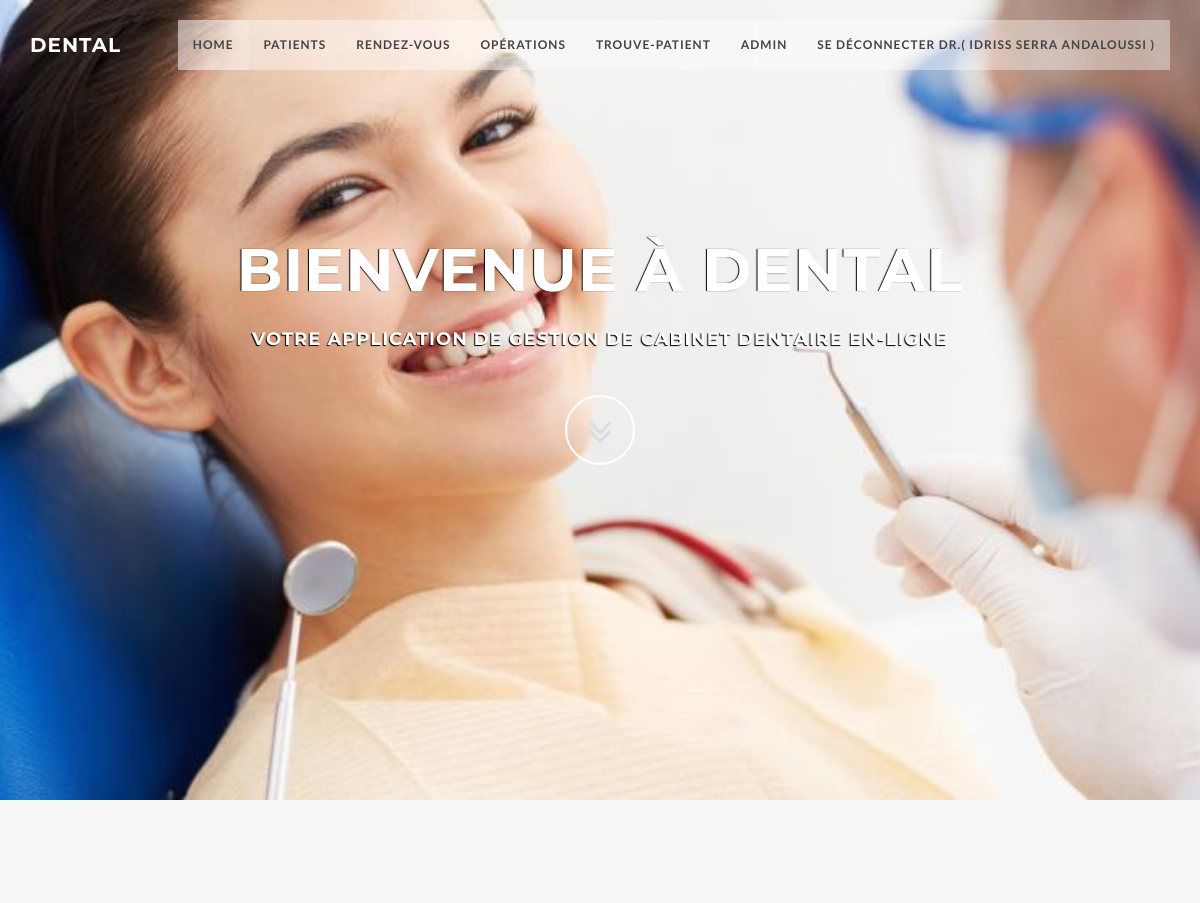
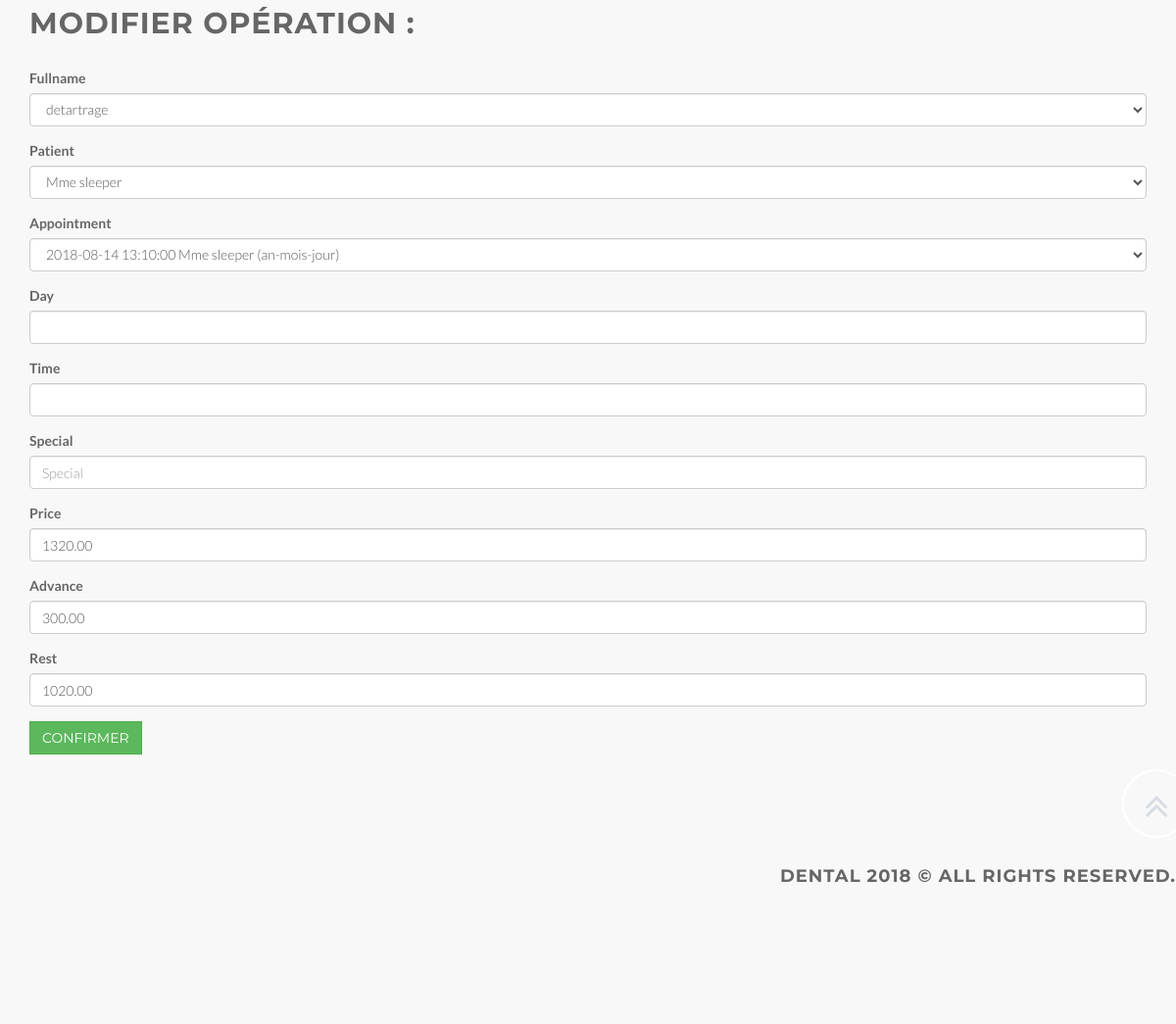
The app's page /accounts/op/update/1/ (signed in) with its own data (2 pictures, top to bottom).
### accounts/models.py (models this page shows, shortened)
class Patient(models.Model):
    CIVILITY_CHOICES = (
        ('Mr', 'Mr.'),
        ('Mme', 'Mme.'),
    )
    fullname = models.CharField(max_length=200,unique=True, )
    created_by = models.ForeignKey(User,related_name='patients',on_delete=models.CASCADE)
    created_at = models.DateTimeField(auto_now_add=True,null=True, blank=True,)
    cin = models.CharField(max_length=200,unique=True, )
    civility = models.CharField(choices = CIVILITY_CHOICES,max_length=10,null=True, blank=True, )
    phone =  models.CharField(max_length=20,default="06",unique=True, )
    assurance = models.CharField(max_length=200,default="Aucune")
    profession = models.CharField(max_length=200,default="Aucune")
    special = models.CharField(max_length=2000,default="Aucune")
    profile_picture=models.ImageField(upload_to='pics/%Y/%m/%d/', blank=True, null=True)
    def __str__(self):
        return str(self.civility)+" "+(self.fullname)
        class Meta:
            ordering = ['-fullname']

class Appointment(models.Model):
    created_by = models.ForeignKey(User,related_name='appointments',on_delete=models.CASCADE)
    patient = models.ForeignKey(Patient,related_name='appointments',on_delete=models.CASCADE)
    day = models.DateField(blank=True, null=True)
    time = models.TimeField(blank=True, null=True)
    special = models.CharField(max_length=2000,default="06")
    position = models.IntegerField(null=True, blank=True,)
    def __str__(self):
        return str(self.day) +" "+ str(self.time) +" "+ str(self.patient) +" (an-mois-jour)"

class Operation(models.Model):
    OP_NAME_CHOICES = (
        ('detartrage', 'detartrage'),
        ('extraction', 'extraction'),
    )
    DENT_CHOICES = (
        ('11', '11'),
        ('12', '12'),
        ('13', '13'),
        ('14', '14'),
        ('15', '15'),
        ('16', '16'),
        ('17', '17'),
        ('18', '18'),
        ('21', '21'),
        ('22', '22'),
        ('23', '23'),
        ('24', '24'),
        ('25', '25'),
        ('26', '26'),
        ('27', '27'),
        ('28', '28'),
        ('31', '31'),
        ('32', '32'),
        ('33', '33'),
        ('34', '34'),
        ('35', '35'),
        ('36', '36'),
        ('37', '37'),
        ('38', '38'),
        ('41', '41'),
        ('42', '42'),
        ('43', '43'),
        ('44', '44'),
        ('45', '45'),
        ('46', '46'),
        ('47', '47'),
        ('48', '48'),
        ('1', '1'),
        ('2', '2'),
        ('3', '3'),
        ('4', '4'),
        ('1+2', '1+2'),
        ('3+4', '3+4'),
        ('tout', 'tout'),
    )
    created_by = models.ForeignKey(User,related_name='operations',on_delete=models.CASCADE)
    fullname = models.CharField(choices = OP_NAME_CHOICES,max_length=200,null=True, blank=True, )
    patient = models.ForeignKey(Patient,related_name='operations',on_delete=models.CASCADE)
    appointment = models.ForeignKey(Appointment,related_name='operations',on_delete=models.CASCADE)
    price = models.DecimalField(max_digits=6, decimal_places=2,null=True, blank=True,)
    advance = models.DecimalField(max_digits=6, decimal_places=2,null=True, blank=True,)
    rest = models.DecimalField(max_digits=6, decimal_places=2,null=True, blank=True,)
    day = models.DateTimeField(blank=True, null=True)
    time = models.TimeField(blank=True, null=True)
    special = models.CharField(max_length=2000,null=True, blank=True,default="06")
    dent  = models.CharField(choices = DENT_CHOICES,max_length=10,blank=True, null=True)

### accounts/views.py (the view)
# urls.py: url(r'^op/update/(?P<pk>\d+)/$',views.OperationUpdateView.as_view(),name='updateop'),
class OperationUpdateView(LoginRequiredMixin,UpdateView):
    login_url = '/login/'
    redirect_field_name = 'login'
    fields = ("fullname","patient","appointment","day","time","special","price","advance","rest",)
    model = models.Operation
    success_url = reverse_lazy("accounts:listop")

### accounts/templates/accounts/operation_form.html (shortened to what this page needs)
{% extends "accounts/accounts_base.html" %}
{% load bootstrap3 %}
{% block body_block %}
<h2>
  {% if not form.instance.pk %}
  Créer opération :
  {% else %}
  Modifier opération :
  {% endif %}
</h2>
  <form enctype="multipart/form-data" method="post">
    {% bootstrap_form form %}
    <input type="submit" class='btn btn-success' value="Confirmer">
  </form>
{% endblock %}

### accounts/templates/accounts/accounts_base.html (shortened to what this page needs)
<!DOCTYPE html>
{% load staticfiles %}
{% load bootstrap3 %}
{% bootstrap_css %}
<html>
  <head>
    <link href="{% static 'css/bootstrap.min.css'%}" rel="stylesheet" type="text/css">
    <link href="{% static 'font-awesome/css/font-awesome.min.css'%}" rel="stylesheet" type="text/css">
    <link href="{% static 'css/animate.css'%}" rel="stylesheet" />
    <link href="{% static 'css/style.css'%}" rel="stylesheet">
    <link href="{% static 'color/default.css'%}" rel="stylesheet">
  </head>
  <body id="page-top" data-spy="scroll" data-target=".navbar-custom">
    <nav class="navbar navbar-custom navbar-fixed-top" role="navigation">
      <div class="container">
        <div class="navbar-header page-scroll">
          <a class="navbar-brand" href="/">
            <h1>Dental</h1>
          </a>
        </div>
        <div class="collapse navbar-collapse navbar-right navbar-main-collapse">
          <ul class="nav navbar-nav">
            <li class="active"><a href="#intro">Home</a></li>
            {% if user.is_authenticated %}
            <li><a href="{% url 'accounts:list' %}" >Patients</a></li>
            <li><a href="{% url 'accounts:listapp' %}" >Rendez-vous</a></li>
            <li><a href="{% url 'accounts:listop' %}" >Opérations</a></li>
            <li><a <a href="{% url 'accounts:results' %}" >Trouve-patient</a></li>
            <li><a href="{% url 'admin:index' %}" >Admin</a></li>
            <li><a href="{% url 'accounts:logout' %}" >Se déconnecter<strong> Dr.( {{ user.first_name }} {{ user.last_name }} )</strong></a></li>
            {% else %}
            <li><a href="{% url 'accounts:signup' %}" >S'inscrire</a></li>
            <li><a href="{% url 'accounts:login' %}" >Se connecter</a></li>
            <li><a href="{% url 'admin:index' %}" >Admin</a></li>
            {% endif %}
          </ul>
        </div>
      </div>
    </nav>
    <section id="intro" class="intro">
      <div class="slogan">
        <h2>Bienvenue à <span class="text_color">Dental</span> </h2>
        <h4>Votre application de gestion de cabinet dentaire en-ligne</h4>
      </div>
      <div class="page-scroll">
        <a href="#content" class="btn btn-circle">
  				<i class="fa fa-angle-double-down animated"></i>
  			</a>
      </div>
    </section>
     <section id="content" class="home-section bg-gray">
       <div class="row">
        <div class="container">
          {% block body_block %}
          {% endblock %}
        </div>
        <div class="row" align="right">
          <div class="col-md-12 col-lg-12">
            <div class="wow shake" data-wow-delay="0.4s">
              <div class="page-scroll marginbot-30">
                <a href="#intro" id="totop" class="btn btn-circle">
                <i class="fa fa-angle-double-up animated"></i>
              </a>
              </div>
            </div>
            </div>
          </div>
        </div>
        <div class="foo" align="right" >
          <h4>Dental 2018 &copy; All rights reserved.<h4>
        </div>
  </body>
</html>

### static/css/style.css (style rules this page uses)
body { width: 100%; height: 100%; font-family: 'Lato',sans-serif; font-weight: 300; color: #666; background-color: #fff; }
html { width: 100%; height: 100%; }
h1, h2, h3, h4, h5, h6 { margin: 0 0 30px; text-transform: uppercase; font-family: Montserrat,sans-serif; font-weight: 700; letter-spacing: 1px; }
a { color: #28c3ab; -webkit-transition: all .2s ease-in-out; -moz-transition: all .2s ease-in-out; transition: all .2s ease-in-out; }
.navbar { margin-bottom: 0; border-bottom: 1px solid rgba(255,255,255,.3); }
.navbar-brand { font-weight: 700; }
.navbar-brand { height: 40px; padding: 5px 15px; font-size: 18px; line-height: 1em; }
.navbar-brand h1 { color: #fff; font-size: 20px; line-height: 40px; }
.nav.navbar-nav { background-color: rgba(255,255,255,.4); }
.navbar-custom ul.nav li a { font-size: 12px; letter-spacing: 1px; color: #444; text-transform: uppercase; font-weight: 700; }
.navbar-custom .nav li a { -webkit-transition: background .3s ease-in-out; -moz-transition: background .3s ease-in-out; transition: background .3s ease-in-out; }
.navbar-custom .nav li a:hover, .navbar-custom .nav li a:focus, .navbar-custom .nav li.active { outline: 0; background-color: rgba(255,255,255,.2); }
.marginbot-30 { margin-bottom:30px !important; }
.home-section { padding-top: 110px; padding-bottom: 110px; display:block; position:relative; z-index:120; }
.bg-gray { background: #f8f8f8; }
.intro { width:100%; position:relative; background: url(../img/bg1.jpg) no-repeat top center; background-size: cover; height: auto; }
#intro.intro { padding:20% 0 0 0; }
.intro .slogan { text-align: center; }
.intro .page-scroll { text-align: center; }
.intro .slogan h2 { color: #FFF; text-shadow: none; font-size: 60px; line-height: 60px; font-weight: 700; font-family: Montserrat, sans-serif; background-color: rgba(0, 0, 0, 0); text-decoration: none; text-transform: uppercase; border-width: 0px; border-color: #000; border-style: none; text-shadow: -1px 0 1px #000; }
.intro .slogan h4 { color: #fff; text-shadow: -1px 1px 1px #000; }
.btn { border-radius: 0; text-transform: uppercase; font-family: Montserrat,sans-serif; font-weight: 400; -webkit-transition: all .3s ease-in-out; -moz-transition: all .3s ease-in-out; transition: all .3s ease-in-out; }
.btn-circle { width: 70px; height: 70px; margin-top: 15px; padding: 7px 16px; border: 2px solid #fff; border-radius: 50%; font-size: 40px; color: #d9dde2; background: 0 0; -webkit-transition: background .3s ease-in-out; -moz-transition: background .3s ease-in-out; transition: background .3s ease-in-out; }
.page-scroll .btn-circle i.animated { -webkit-transition-property: -webkit-transform; -webkit-transition-duration: 1s; -moz-transition-property: -moz-transform; -moz-transition-duration: 1s; }
@media (min-width:767px) { .navbar { padding: 20px 0; border-bottom: 0; letter-spacing: 1px; background: 0 0; -webkit-transition: background .5s ease-in-out,padding .5s ease-in-out; -moz-transition: background .5s ease-in-out,padding .5s ease-in-out; transition: background .5s ease-in-out,padding .5s ease-in-out; } }
@media (min-width:767px) { .intro { height: 100%; padding: 0; } }

### static/color/default.css (style rules this page uses)
a,.tp-caption a.btn:hover { color: #67b0d1; }

### records on screen
Patient: fullname "detartrage"
Appointment: patient "Mme sleeper"
Operation: appointment "2018-08-14 13:10:00 Mme sleeper (an-mois-jour)", price "1320.00", advance "300.00", rest "1020.00"

### other values on screen
{{ user.first_name }} "IDRISS"
{{ user.last_name }} "SERRA ANDALOUSSI"
